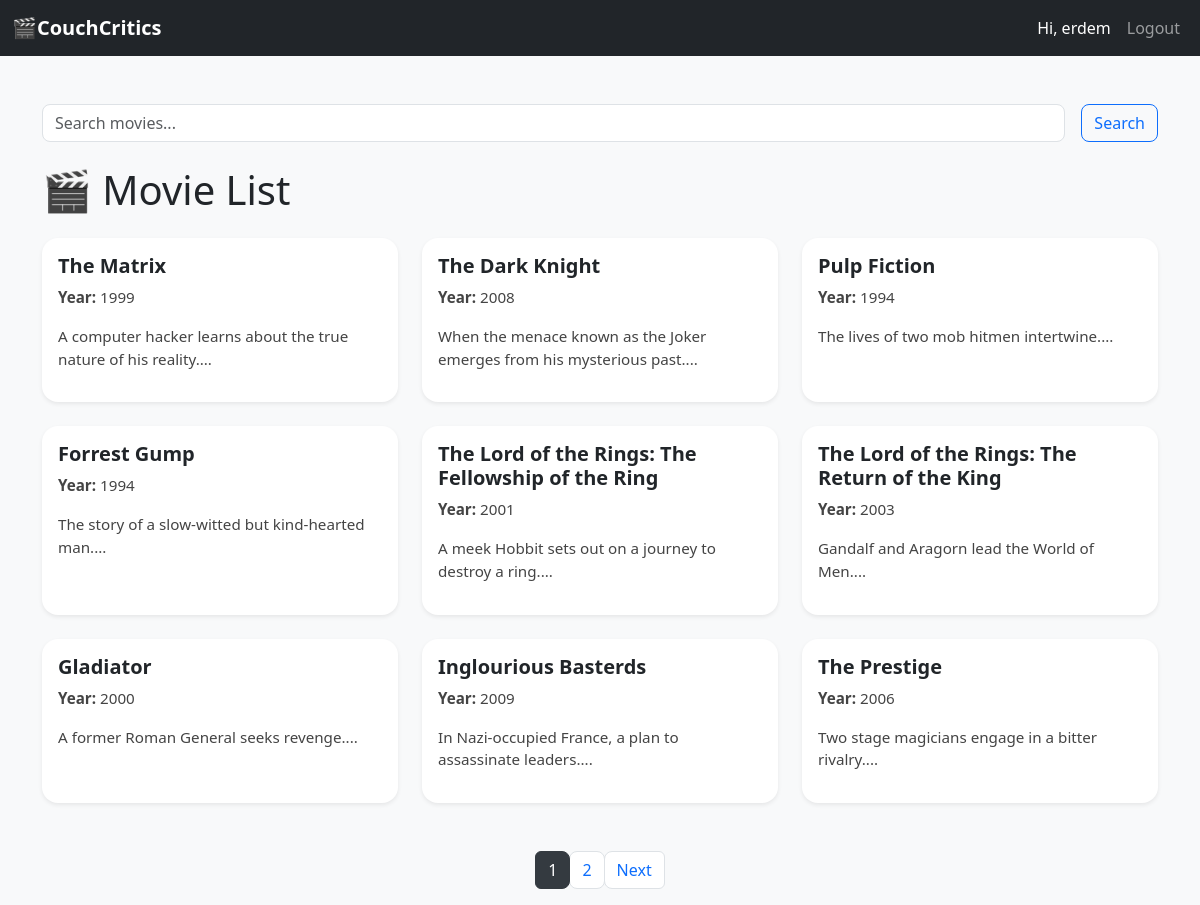
The page / (signed in) on the database its author committed.
### tables this page shows
CREATE TABLE movies (
    Series_Title TEXT,
    Released_Year INTEGER,
    Certificate TEXT,
    Runtime INTEGER,
    Genre TEXT,
    IMDB_Rating REAL,
    Overview TEXT,
    Meta_score INTEGER,
    Director TEXT,
    Star1 TEXT,
    Star2 TEXT,
    Star3 TEXT,
    Star4 TEXT,
    No_of_Votes INTEGER,
    Gross INTEGER
);

### app.py (the view)
@app.route("/")
def index():
    query = request.args.get("q", "").strip().lower()
    all_movies = load_all_movies()
    if query:
        all_movies = [m for m in all_movies if query in m["Series_Title"].lower()]
    page = int(request.args.get("page", 1))
    per_page = 9
    total = len(all_movies)
    total_pages = (total + per_page - 1) // per_page
    start = (page - 1) * per_page
    end = start + per_page
    paginated = all_movies[start:end]
    return render_template("index.html", movies=paginated, page=page, total_pages=total_pages, query=query)

### modules/movie.py (called while the page is built)
def load_all_movies():
    conn = sqlite3.connect(DB_PATH)
    conn.row_factory = sqlite3.Row
    c = conn.cursor()
    c.execute("SELECT * FROM movies")
    movies = c.fetchall()
    conn.close()
    return [dict(row) for row in movies]

### templates/index.html (shortened to what this page needs)
{% extends "layout.html" %}
{% block content %}
<form class="d-flex mb-4" method="GET" action="{{ url_for('index') }}">
    <input class="form-control me-2" type="search" name="q" placeholder="Search movies..."
           value="{{ request.args.get('q', '') }}">
    <button class="btn btn-outline-primary ms-2" type="submit">Search</button>
</form>
<h1 class="mb-4">🎬 Movie List</h1>
<div class="row">
    {% for movie in movies %}
    <div class="col-md-4 mb-4 d-flex">
        <div class="card shadow-sm h-100 w-100 border-0 rounded-4">
            <div class="card-body position-relative">
                <h5 class="card-title">{{ movie.Series_Title }}</h5>
                <p class="card-text"><strong>Year:</strong> {{ movie.Released_Year }}</p>
                <p class="card-text">{{ movie.Overview[:100] }}...</p>
            </div>
        </div>
    </div>
    {% endfor %}
    {% if total_pages > 1 %}
    <nav aria-label="Page navigation">
        <ul class="pagination justify-content-center mt-4">
            {% for p in range(1, total_pages+1) %}
            <li class="page-item {% if p == page %}active{% endif %}">
                <a class="page-link" href="{{ url_for('index', page=p, q=query) }}">{{ p }}</a>
            </li>
            {% endfor %}
            {% if page < total_pages %}
            <li class="page-item">
                <a class="page-link" href="{{ url_for('index', page=page+1, q=query) }}">Next</a>
            </li>
            {% endif %}
        </ul>
    </nav>
    {% endif %}
</div>
{% endblock %}

### templates/layout.html (style rules this page uses)
body { font-family: 'Segoe UI', sans-serif; background-color: #f8f9fa; }
.card-title { font-weight: 600; }
.card-text { font-size: 0.95rem; color: #444; }
.form-control, .btn { border-radius: 0.5rem; }
.pagination .page-link { border-radius: 0.5rem; }
.pagination .page-item.active .page-link { background-color: #343a40; border-color: #343a40; color: #fff; }

### rows shown on the page
movies: Series_Title "The Matrix", Released_Year "1999", Overview "A computer hacker learns about the true nature of his reality."
movies: Series_Title "The Dark Knight", Released_Year "2008", Overview "When the menace known as the Joker emerges from his mysterious past."
movies: Series_Title "Pulp Fiction", Released_Year "1994", Overview "The lives of two mob hitmen intertwine."
movies: Series_Title "Forrest Gump", Released_Year "1994", Overview "The story of a slow-witted but kind-hearted man."
movies: Series_Title "The Lord of the Rings: The Fellowship of the Ring", Released_Year "2001", Overview "A meek Hobbit sets out on a journey to destroy a ring."
movies: Series_Title "The Lord of the Rings: The Return of the King", Released_Year "2003", Overview "Gandalf and Aragorn lead the World of Men."
movies: Series_Title "Gladiator", Released_Year "2000", Overview "A former Roman General seeks revenge."
movies: Series_Title "Inglourious Basterds", Released_Year "2009", Overview "In Nazi-occupied France, a plan to assassinate leaders."
movies: Series_Title "The Prestige", Released_Year "2006", Overview "Two stage magicians engage in a bitter rivalry."

### other values the page prints
{{ session['user'] }} "erdem"
{{ p }} "1" "2"
